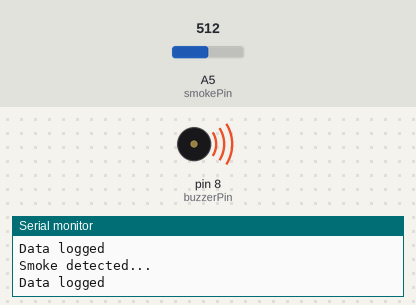
A sketch run on a simulated Arduino Uno, built with avr-gcc and run on an emulated ATmega328P. Parts: buzzer (waves = sounding), the last lines printed to the serial monitor. The inputs (shaded band) are chosen by the test bench; at power-on: A5 (smokePin) = 512. Storage starts empty.

Above: at 5.8 s.
5.9 s: A5 (smokePin) set to 335
16.6 s: A5 (smokePin) set to 319
At 20.4 s:
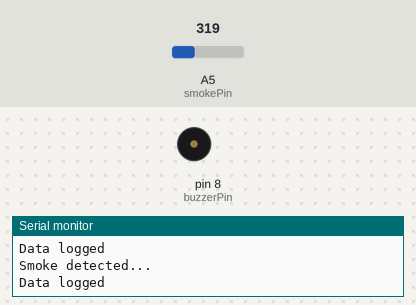
Timing chart, 0 to 21.9 s (numbered marks = the images above; inputs shaded):
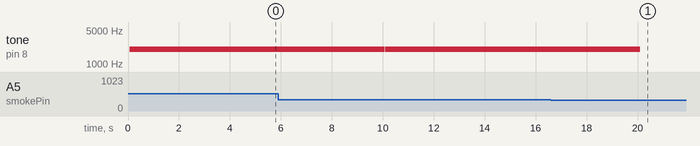

The sketch:

Chapter5_S3.ino
```cpp
//**********************************************************/
// Step-1: CONFIGURE VARIABLES
//**********************************************************/
#include <SPI.h>            // For SD Card
#include <SD.h>             // For SD Card
// declare handles to the data logging file
File logFile;         // log file to which smoke detected events
                      // will be logged
File settingsFile;    // contains interval setting after which
                      // smoke detection function should be run
int smokePin = A5;
int buzzerPin = 8;

// 2 seconds by default, but will be changed through the value
// configured in the IntStng.txt file in the SD Card
int samplingInterval = 2000;
bool sdCardOK = false;

//**********************************************************/
// Step-2: INITIALIZE I/O PARAMETERS
//**********************************************************/
void setup()
{
  // Initialize serial communication
  // wait for serial monitor window to connect via USB port
  Serial.begin(9600);
  while (!Serial) { ; }

  // Initialize the SD card
  // The SD object used below is available globally
  // The SD object is defined in the header files
  // Digital Pin 4 is used to enable the SD card
  if(!SD.begin(4))
  {
    Serial.println("There seems to be a problem with the SD card");
    Serial.println("Default sampling interval will be 2 seconds");
  }
  else
  {
    sdCardOK = true;
    // Read the sampling interval from SD Card
    samplingInterval = readSamplingIntervalSetting("IntStng.txt");
    Serial.print("Sampling Interval Found from SD Card = ");
    Serial.println(samplingInterval);
  }

  pinMode(smokePin, INPUT);
  pinMode(buzzerPin, OUTPUT);
}

//**********************************************************/
// Step-3: MAIN PROGRAM
//**********************************************************/
void loop()
{
  // Read the input at Arduino Uno s Analog Pin A5.
  // As soon as smoke is detected, the reading should be above 325
  int value = analogRead(smokePin);
  if (value > 325)
  {
    Serial.println("Smoke detected...");
    // Log the event to the SD Card
    // data will be logged only if SD Card is available properly
    if(sdCardOK)
    {
      logDataToFile(value);
    }
    else
    {
      Serial.println("SD Card not proper, data not logged.");
    }

    // Ring the buzzer 5 times at half second intervals.
    tone(buzzerPin, 2000, 1000);
    delay(1000);
    tone(buzzerPin, 2000, 1000);
    delay(1000);
    tone(buzzerPin, 2000, 1000);
    delay(1000);
    tone(buzzerPin, 2000, 1000);
    delay(1000);
    tone(buzzerPin, 2000, 1000);
    delay(1000);
  }

  // Wait for the number of seconds as per settings file
  // in the SD card file IntStng.txt
  delay(samplingInterval);
}

void logDataToFile(int data)
{
  // open the data logging file
  logFile = SD.open("datalog.txt", FILE_WRITE);

  // if the log file opens successfully
  if (logFile)
  {
    // then write the measured parameters in the log
    logFile.println(data);
    Serial.println("Data logged");
    // the file should be closed after data logging
    logFile.close();
  }
  else
  {
    Serial.println("File datalog.txt could not be opened");
  }
}

int readSamplingIntervalSetting(String fileName)
{
  // This function will read and display pre-configured
  // settings from a settings file on the Serial Monitor window
  // Assumption: IntStng.txt file has only 1 line
  // and in that first line only an integer value is expected
  settingsFile = SD.open(fileName, FILE_READ);
  int iSetting = 0;

  // if the file was opened successfully
  if (settingsFile)
  {
    // read from the file one line at a time
    // this will go on until it reaches the end of the file
    int counter = 0;

    // this loop is designed to read only the
    // first character on the first line in the file
    while (settingsFile.available())
    {
      counter = counter + 1;
      iSetting = settingsFile.read();
      if(counter > 0) //first character has been read
      {
        break;        //break out of this while loop
      }
    }
    iSetting = 3 * 1000; // convert to milli seconds

    // close the file after reading is complete
    settingsFile.close();
  }
  else
  {
    // the file could not be opened
    Serial.println("Could not open IntStng.txt");
  }
  return iSetting;
}
```

Measured:
- the behaviour switches between 326 and 325 on A5 (smokePin) (found by bisection; images 0 and 1)
- after the input at 16.6 s, tone on pin 8 (buzzerPin): goes on until 20.1 s, then stays silent
- by itself, tone on pin 8 (buzzerPin): alternates 2000 Hz for 5.0 s and silent for 0.01 s
